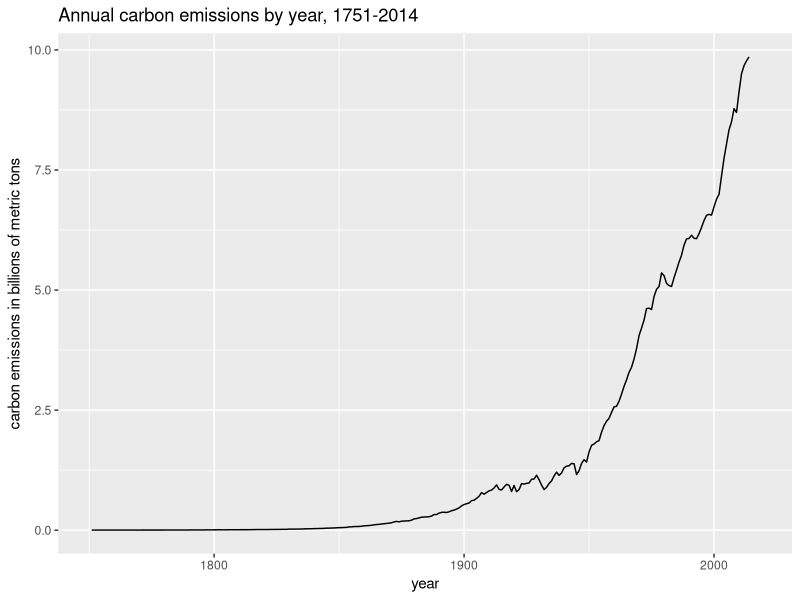
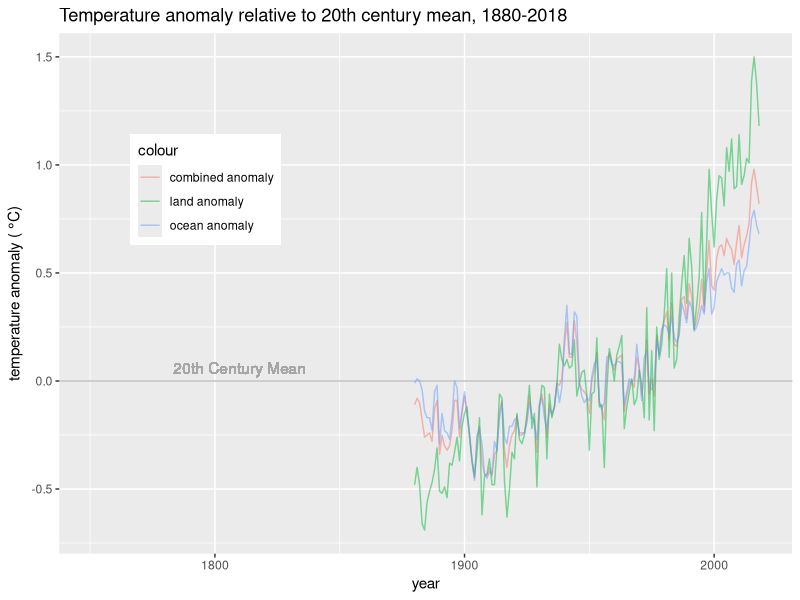
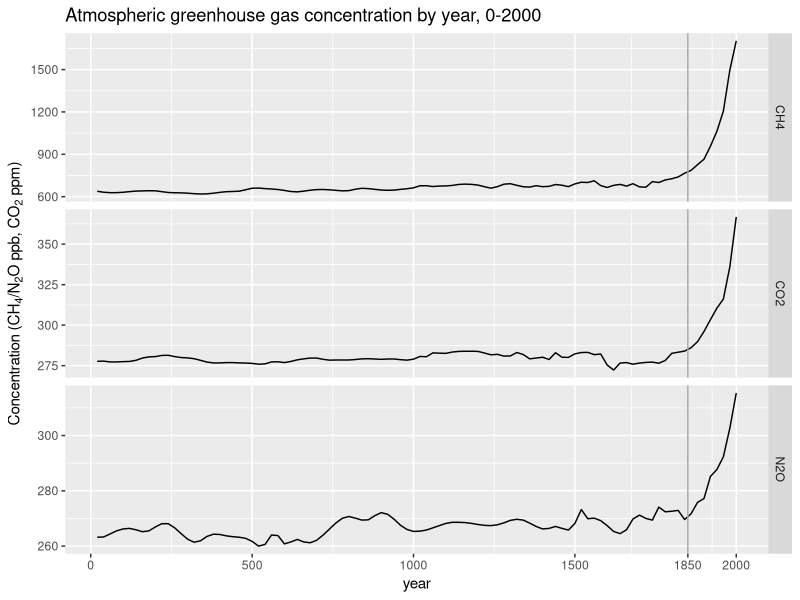
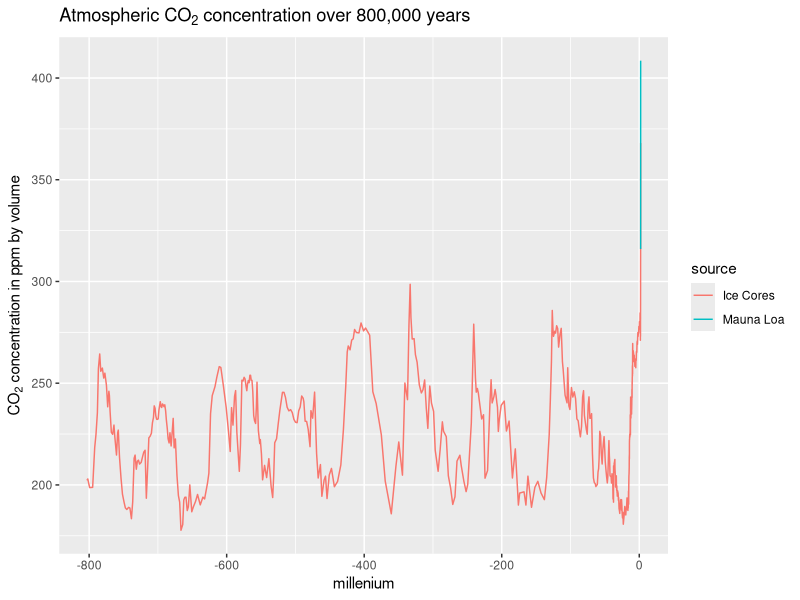
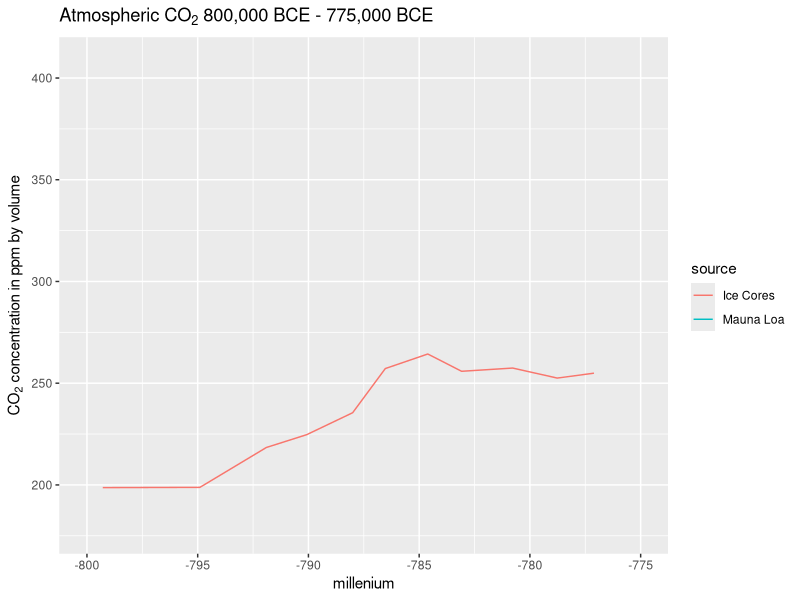
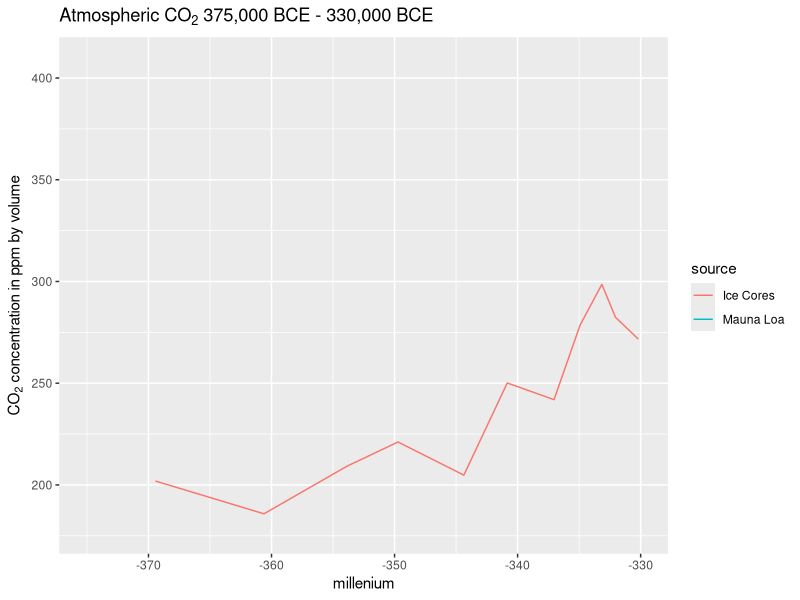
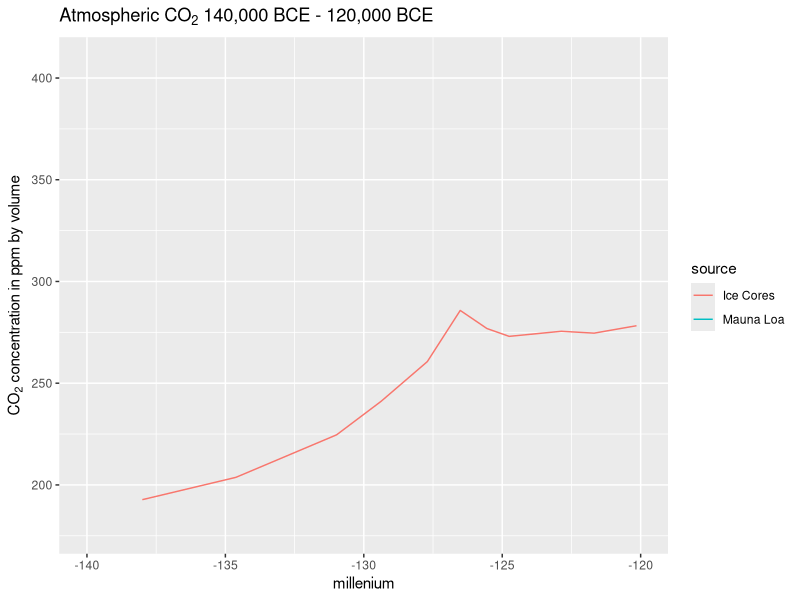
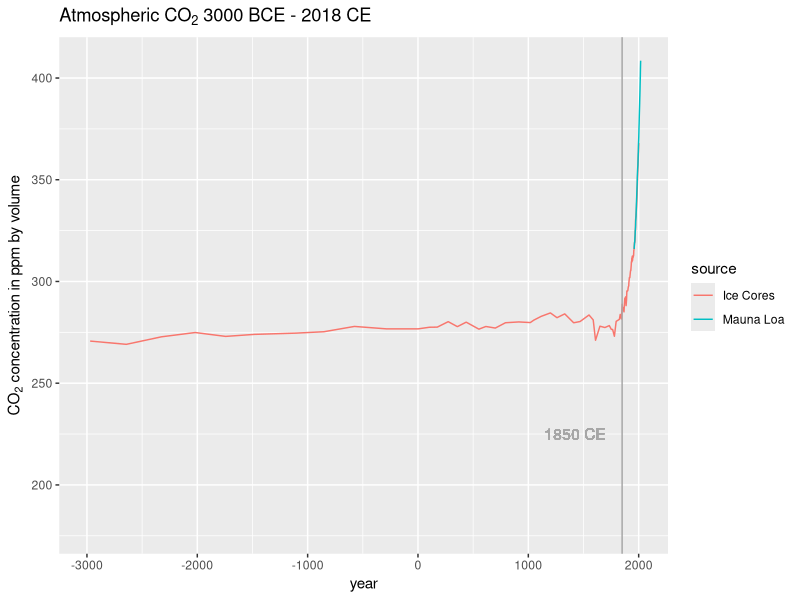

Write the R code that produced these figures, in order.
## ---- chunk 1
knitr::opts_chunk$set(echo = TRUE, message = FALSE, warning = FALSE)
## ---- chunk 2
library(tidyverse)
library(dslabs)
## ---- chunk 3
data("temp_carbon")
## ---- chunk 4
temp_carbon %>% ggplot(aes(year)) +
  geom_line(aes(y=carbon_emissions/1000)) +
  ylab("carbon emissions in billions of metric tons") +
  ggtitle("Annual carbon emissions by year, 1751-2014")

temp_carbon %>% ggplot(aes(year)) +
  geom_abline(slope=0, col="gray") +
  geom_line(aes(y=temp_anomaly, col="combined anomaly"), alpha=.5, lwd=.5) +
  geom_line(aes(y=land_anomaly, col="land anomaly"), alpha=.5, lwd=.5) +
  geom_line(aes(y=ocean_anomaly, col="ocean anomaly"), alpha=.5, lwd=.5) +
  geom_text(x=1810, y=0.06, label="20th Century Mean", col="gray65") +
  ylab(expression("temperature anomaly ("*~degree*"C)")) +
  ggtitle("Temperature anomaly relative to 20th century mean, 1880-2018") +
  theme(legend.position = c(.2,.7))
## ---- chunk 5
data("greenhouse_gases")
## ---- chunk 6
greenhouse_gases %>% ggplot(aes(year, concentration)) +
  geom_line() +
  facet_grid(gas~., scales="free") +
  geom_vline(xintercept = 1850, col="gray65") +
  scale_x_continuous(breaks = c(0,500,1000,1500,1850,2000)) +
  ylab(expression(paste("Concentration (",CH[4],"/",N[2],"O ppb, ",CO[2]," ppm)"))) +
  ggtitle("Atmospheric greenhouse gas concentration by year, 0-2000")
## ---- chunk 7
data("historic_co2")
## ---- chunk 8
co2_time <- historic_co2 %>% ggplot(aes(year/1000, co2, col=source)) +
  geom_line() +
  ylab(expression(paste(CO[2]," concentration in ppm by volume"))) +
  xlab("millenium")

co2_time + 
  ggtitle(expression(paste("Atmospheric ",CO[2]," concentration over 800,000 years")))
## ---- chunk 9
co2_time + xlim(-800, -775) +
  ggtitle(expression(paste("Atmospheric ",CO[2]," 800,000 BCE - 775,000 BCE")))
## ---- chunk 10
co2_time + xlim(-375, -330) +
  ggtitle(expression(paste("Atmospheric ",CO[2]," 375,000 BCE - 330,000 BCE")))
## ---- chunk 11
co2_time + xlim(-140, -120) +
  ggtitle(expression(paste("Atmospheric ",CO[2]," 140,000 BCE - 120,000 BCE")))
## ---- chunk 12
historic_co2 %>% ggplot(aes(year, co2, col=source)) +
  geom_line() +
  geom_vline(xintercept = 1850, col="gray65") +
  ylab(expression(paste(CO[2]," concentration in ppm by volume"))) +
  xlim(-3000, 2018) +
  geom_text(x=1420, y=225, label="1850 CE", col="gray65") +
  ggtitle(expression(paste("Atmospheric ",CO[2]," 3000 BCE - 2018 CE")))
